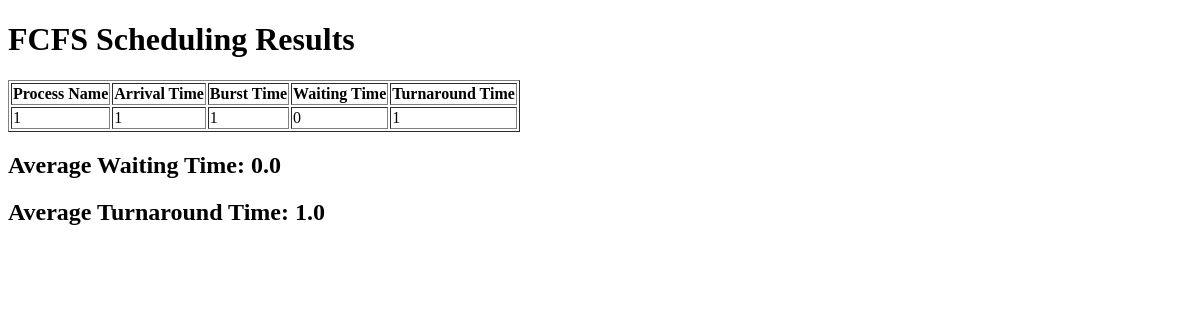
The page /fcfs/ on the database as committed earlier.
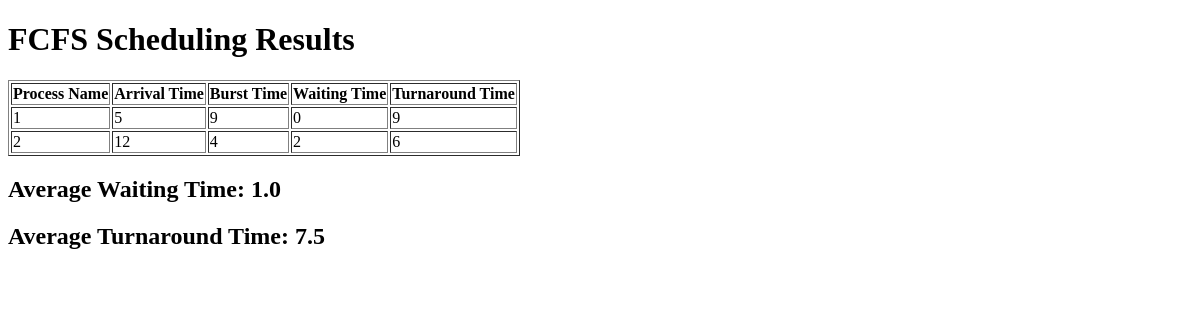
The same page on the database as committed later.
### home/models.py (models this page shows, shortened)
class DynamicProcessModel(models.Model):
    process_name = models.PositiveSmallIntegerField()
    arrival_time = models.PositiveSmallIntegerField()
    burst_time = models.PositiveSmallIntegerField()
    quantum = models.PositiveSmallIntegerField(default=5)

### home/views.py (the view)
# urls.py: path('fcfs/', views.Fcfsview.as_view(), name='fcfs'),
class Fcfsview(View):
    def get(self, request):
        processes = list(DynamicProcessModel.objects.all().order_by('arrival_time'))
        if processes:
            waiting_times = []
            turnaround_times = []
            current_time = 0
            total_waiting_time = 0
            total_turnaround_time = 0
            process_data = []  # این لیست به جای result استفاده می‌شه
            for process in processes:
                if current_time < process.arrival_time:
                    current_time = process.arrival_time
                waiting_time = current_time - process.arrival_time
                waiting_times.append(waiting_time)
                current_time += process.burst_time
                turnaround_time = current_time - process.arrival_time
                turnaround_times.append(turnaround_time)
                total_waiting_time += waiting_time
                total_turnaround_time += turnaround_time
                process_data.append({
                    'process_name': process.process_name,
                    'arrival_time': process.arrival_time,
                    'burst_time': process.burst_time,
                    'waiting_time': waiting_time,
                    'turnaround_time': turnaround_time,
                })
            avg_waiting_time = total_waiting_time / len(processes)
            avg_turnaround_time = total_turnaround_time / len(processes)
        else:
            avg_waiting_time = 0
            avg_turnaround_time = 0
            process_data = []
        context = {
            'process_data': process_data,  # ارسال لیست process_data به قالب
            'avg_waiting_time': avg_waiting_time,
            'avg_turnaround_time': avg_turnaround_time
        }
        return render(request, 'home/fcfs_result.html', context)

### home/templates/home/fcfs_result.html (shortened to what this page needs)
<!DOCTYPE html>
<html lang="en">
<head>
</head>
<body>
    <h1>FCFS Scheduling Results</h1>
    <table border="1">
        <tr>
            <th>Process Name</th>
            <th>Arrival Time</th>
            <th>Burst Time</th>
            <th>Waiting Time</th>
            <th>Turnaround Time</th>
        </tr>
        {% for data in process_data %}
        <tr>
            <td>{{ data.process_name }}</td>
            <td>{{ data.arrival_time }}</td>
            <td>{{ data.burst_time }}</td>
            <td>{{ data.waiting_time }}</td>
            <td>{{ data.turnaround_time }}</td>
        </tr>
        {% empty %}
        <tr>
            <td colspan="5">No processes available.</td>
        </tr>
        {% endfor %}
    </table>
    <h2>Average Waiting Time: {{ avg_waiting_time }}</h2>
    <h2>Average Turnaround Time: {{ avg_turnaround_time }}</h2>
</body>
</html>

Rows that differ between the two databases and show on the page:
removed DynamicProcessModel: process_name "1", arrival_time "1", burst_time "1", waiting_time "0", turnaround_time "1"
added DynamicProcessModel: process_name "1", arrival_time "5", burst_time "9", waiting_time "0", turnaround_time "9"
added DynamicProcessModel: process_name "2", arrival_time "12", burst_time "4", waiting_time "2", turnaround_time "6"
Other text that changed with them:
{{ avg_waiting_time }}: "0.0" → "1.0"
{{ avg_turnaround_time }}: "1.0" → "7.5"
